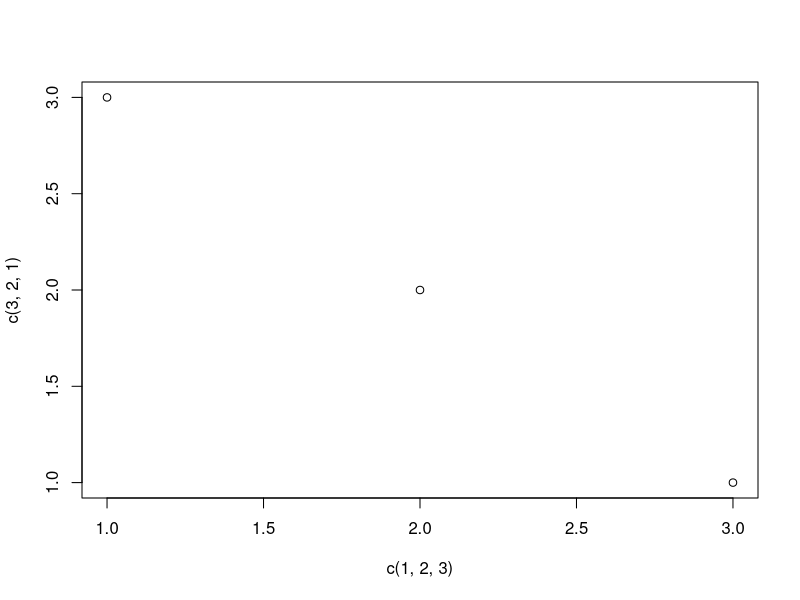

Write R code to recreate this figure.
## ---- chunk 1
plot(c(1,2,3), c(3,2,1))
## ---- chunk 2
#write.csv(as.data.frame(c(1,2,3,4)), "texte.csv")
